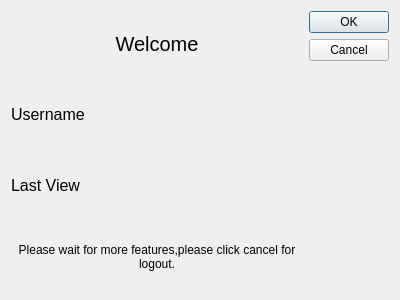
<?xml version="1.0" encoding="UTF-8"?>
<ui version="4.0">
 <class>WaitForMoreFeature</class>
 <widget class="QDialog" name="WaitForMoreFeature">
  <property name="geometry">
   <rect>
    <x>0</x>
    <y>0</y>
    <width>400</width>
    <height>300</height>
   </rect>
  </property>
  <property name="windowTitle">
   <string>Dialog</string>
  </property>
  <layout class="QHBoxLayout" name="horizontalLayout">
   <item>
    <layout class="QVBoxLayout" name="verticalLayout">
     <item>
      <widget class="QLabel" name="Welcome">
       <property name="font">
        <font>
         <pointsize>15</pointsize>
        </font>
       </property>
       <property name="text">
        <string>Welcome</string>
       </property>
       <property name="alignment">
        <set>Qt::AlignCenter</set>
       </property>
      </widget>
     </item>
     <item>
      <widget class="QLabel" name="usernameLbl">
       <property name="font">
        <font>
         <pointsize>12</pointsize>
        </font>
       </property>
       <property name="text">
        <string>Username</string>
       </property>
      </widget>
     </item>
     <item>
      <widget class="QLabel" name="lastviewLbl">
       <property name="font">
        <font>
         <pointsize>12</pointsize>
        </font>
       </property>
       <property name="text">
        <string>Last View</string>
       </property>
      </widget>
     </item>
     <item>
      <widget class="QLabel" name="label_4">
       <property name="text">
        <string>Please wait for more features,please click cancel for logout.</string>
       </property>
       <property name="alignment">
        <set>Qt::AlignCenter</set>
       </property>
       <property name="wordWrap">
        <bool>true</bool>
       </property>
      </widget>
     </item>
    </layout>
   </item>
   <item>
    <widget class="QDialogButtonBox" name="buttonBox">
     <property name="orientation">
      <enum>Qt::Vertical</enum>
     </property>
     <property name="standardButtons">
      <set>QDialogButtonBox::Cancel|QDialogButtonBox::Ok</set>
     </property>
    </widget>
   </item>
  </layout>
 </widget>
 <resources/>
 <connections>
  <connection>
   <sender>buttonBox</sender>
   <signal>accepted()</signal>
   <receiver>WaitForMoreFeature</receiver>
   <slot>accept()</slot>
   <hints>
    <hint type="sourcelabel">
     <x>248</x>
     <y>254</y>
    </hint>
    <hint type="destinationlabel">
     <x>157</x>
     <y>274</y>
    </hint>
   </hints>
  </connection>
  <connection>
   <sender>buttonBox</sender>
   <signal>rejected()</signal>
   <receiver>WaitForMoreFeature</receiver>
   <slot>reject()</slot>
   <hints>
    <hint type="sourcelabel">
     <x>316</x>
     <y>260</y>
    </hint>
    <hint type="destinationlabel">
     <x>286</x>
     <y>274</y>
    </hint>
   </hints>
  </connection>
 </connections>
</ui>
